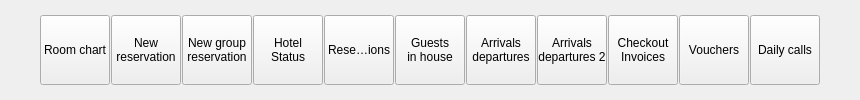
       <widget class="QWidget" name="w1" native="true">
        <property name="minimumSize">
         <size>
          <width>0</width>
          <height>0</height>
         </size>
        </property>
        <property name="maximumSize">
         <size>
          <width>16777215</width>
          <height>5555</height>
         </size>
        </property>
        <layout class="QHBoxLayout" name="horizontalLayout_4">
         <property name="spacing">
          <number>1</number>
         </property>
         <property name="leftMargin">
          <number>0</number>
         </property>
         <property name="topMargin">
          <number>0</number>
         </property>
         <property name="rightMargin">
          <number>0</number>
         </property>
         <property name="bottomMargin">
          <number>0</number>
         </property>
         <item>
          <spacer name="horizontalSpacer_5">
           <property name="orientation">
            <enum>Qt::Horizontal</enum>
           </property>
           <property name="sizeHint" stdset="0">
            <size>
             <width>40</width>
             <height>20</height>
            </size>
           </property>
          </spacer>
         </item>
         <item>
          <widget class="EToolbarButton" name="btnRoomChart">
           <property name="minimumSize">
            <size>
             <width>70</width>
             <height>70</height>
            </size>
           </property>
           <property name="maximumSize">
            <size>
             <width>70</width>
             <height>70</height>
            </size>
           </property>
           <property name="text">
            <string>Room chart</string>
           </property>
           <property name="icon">
            <iconset resource="res.qrc">
             <normaloff>:/images/analytics.png</normaloff>:/images/analytics.png</iconset>
           </property>
           <property name="iconSize">
            <size>
             <width>32</width>
             <height>32</height>
            </size>
           </property>
           <property name="toolButtonStyle">
            <enum>Qt::ToolButtonTextUnderIcon</enum>
           </property>
           <property name="arrowType">
            <enum>Qt::NoArrow</enum>
           </property>
           <property name="Tag" stdset="0">
            <string/>
           </property>
          </widget>
         </item>
         <item>
          <widget class="EToolbarButton" name="btnNewReservation">
           <property name="minimumSize">
            <size>
             <width>70</width>
             <height>70</height>
            </size>
           </property>
           <property name="maximumSize">
            <size>
             <width>70</width>
             <height>70</height>
            </size>
           </property>
           <property name="text">
            <string>New
reservation</string>
           </property>
           <property name="icon">
            <iconset resource="res.qrc">
             <normaloff>:/images/checkin.png</normaloff>:/images/checkin.png</iconset>
           </property>
           <property name="iconSize">
            <size>
             <width>32</width>
             <height>32</height>
            </size>
           </property>
           <property name="toolButtonStyle">
            <enum>Qt::ToolButtonTextUnderIcon</enum>
           </property>
           <property name="Tag" stdset="0">
            <string/>
           </property>
          </widget>
         </item>
         <item>
          <widget class="EToolbarButton" name="btnNewGroupResevation">
           <property name="minimumSize">
            <size>
             <width>70</width>
             <height>70</height>
            </size>
           </property>
           <property name="maximumSize">
            <size>
             <width>70</width>
             <height>70</height>
            </size>
           </property>
           <property name="text">
            <string>New group
reservation</string>
           </property>
           <property name="icon">
            <iconset resource="res.qrc">
             <normaloff>:/images/groupreservation.png</normaloff>:/images/groupreservation.png</iconset>
           </property>
           <property name="iconSize">
            <size>
             <width>32</width>
             <height>32</height>
            </size>
           </property>
           <property name="toolButtonStyle">
            <enum>Qt::ToolButtonTextUnderIcon</enum>
           </property>
           <property name="Tag" stdset="0">
            <string/>
           </property>
          </widget>
         </item>
         <item>
          <widget class="EToolbarButton" name="btnHotelStatus">
           <property name="minimumSize">
            <size>
             <width>70</width>
             <height>70</height>
            </size>
           </property>
           <property name="maximumSize">
            <size>
             <width>70</width>
             <height>70</height>
            </size>
           </property>
           <property name="text">
            <string>Hotel
Status</string>
           </property>
           <property name="icon">
            <iconset resource="res.qrc">
             <normaloff>:/images/info.png</normaloff>:/images/info.png</iconset>
           </property>
           <property name="iconSize">
            <size>
             <width>32</width>
             <height>32</height>
            </size>
           </property>
           <property name="toolButtonStyle">
            <enum>Qt::ToolButtonTextUnderIcon</enum>
           </property>
           <property name="arrowType">
            <enum>Qt::NoArrow</enum>
           </property>
           <property name="Tag" stdset="0">
            <string/>
           </property>
          </widget>
         </item>
         <item>
          <widget class="EToolbarButton" name="btnReservations">
           <property name="minimumSize">
            <size>
             <width>70</width>
             <height>70</height>
            </size>
           </property>
           <property name="maximumSize">
            <size>
             <width>70</width>
             <height>70</height>
            </size>
           </property>
           <property name="text">
            <string>Reservations</string>
           </property>
           <property name="icon">
            <iconset resource="res.qrc">
             <normaloff>:/images/bed.png</normaloff>:/images/bed.png</iconset>
           </property>
           <property name="iconSize">
            <size>
             <width>32</width>
             <height>32</height>
            </size>
           </property>
           <property name="toolButtonStyle">
            <enum>Qt::ToolButtonTextUnderIcon</enum>
           </property>
           <property name="Tag" stdset="0">
            <string/>
           </property>
          </widget>
         </item>
         <item>
          <widget class="EToolbarButton" name="btnInhouseGuest">
           <property name="minimumSize">
            <size>
             <width>70</width>
             <height>70</height>
            </size>
           </property>
           <property name="maximumSize">
            <size>
             <width>70</width>
             <height>70</height>
            </size>
           </property>
           <property name="text">
            <string>Guests 
in house</string>
           </property>
           <property name="icon">
            <iconset resource="res.qrc">
             <normaloff>:/images/bed.png</normaloff>:/images/bed.png</iconset>
           </property>
           <property name="iconSize">
            <size>
             <width>32</width>
             <height>32</height>
            </size>
           </property>
           <property name="toolButtonStyle">
            <enum>Qt::ToolButtonTextUnderIcon</enum>
           </property>
           <property name="Tag" stdset="0">
            <string/>
           </property>
          </widget>
         </item>
         <item>
          <widget class="EToolbarButton" name="btnArrivalDeparture">
           <property name="minimumSize">
            <size>
             <width>70</width>
             <height>70</height>
            </size>
           </property>
           <property name="maximumSize">
            <size>
             <width>70</width>
             <height>70</height>
            </size>
           </property>
           <property name="text">
            <string>Arrivals
departures</string>
           </property>
           <property name="icon">
            <iconset resource="res.qrc">
             <normaloff>:/images/arrival.png</normaloff>:/images/arrival.png</iconset>
           </property>
           <property name="iconSize">
            <size>
             <width>32</width>
             <height>32</height>
            </size>
           </property>
           <property name="toolButtonStyle">
            <enum>Qt::ToolButtonTextUnderIcon</enum>
           </property>
           <property name="Tag" stdset="0">
            <string/>
           </property>
          </widget>
         </item>
         <item>
          <widget class="EToolbarButton" name="btnArrivalDeparture_2">
           <property name="minimumSize">
            <size>
             <width>70</width>
             <height>70</height>
            </size>
           </property>
           <property name="maximumSize">
            <size>
             <width>70</width>
             <height>70</height>
            </size>
           </property>
           <property name="text">
            <string>Arrivals
departures 2</string>
           </property>
           <property name="icon">
            <iconset resource="res.qrc">
             <normaloff>:/images/arrival.png</normaloff>:/images/arrival.png</iconset>
           </property>
           <property name="iconSize">
            <size>
             <width>32</width>
             <height>32</height>
            </size>
           </property>
           <property name="toolButtonStyle">
            <enum>Qt::ToolButtonTextUnderIcon</enum>
           </property>
           <property name="Tag" stdset="0">
            <string/>
           </property>
          </widget>
         </item>
         <item>
          <widget class="EToolbarButton" name="btnCheckoutInvoices">
           <property name="minimumSize">
            <size>
             <width>70</width>
             <height>70</height>
            </size>
           </property>
           <property name="maximumSize">
            <size>
             <width>70</width>
             <height>70</height>
            </size>
           </property>
           <property name="text">
            <string>Checkout
Invoices</string>
           </property>
           <property name="icon">
            <iconset resource="res.qrc">
             <normaloff>:/images/invoice.png</normaloff>:/images/invoice.png</iconset>
           </property>
           <property name="iconSize">
            <size>
             <width>32</width>
             <height>32</height>
            </size>
           </property>
           <property name="toolButtonStyle">
            <enum>Qt::ToolButtonTextUnderIcon</enum>
           </property>
           <property name="arrowType">
            <enum>Qt::NoArrow</enum>
           </property>
           <property name="Tag" stdset="0">
            <string/>
           </property>
          </widget>
         </item>
         <item>
          <widget class="EToolbarButton" name="btnVauchers">
           <property name="minimumSize">
            <size>
             <width>70</width>
             <height>70</height>
            </size>
           </property>
           <property name="maximumSize">
            <size>
             <width>70</width>
             <height>70</height>
            </size>
           </property>
           <property name="text">
            <string>Vouchers</string>
           </property>
           <property name="icon">
            <iconset resource="res.qrc">
             <normaloff>:/images/file.png</normaloff>:/images/file.png</iconset>
           </property>
           <property name="iconSize">
            <size>
             <width>32</width>
             <height>32</height>
            </size>
           </property>
           <property name="toolButtonStyle">
            <enum>Qt::ToolButtonTextUnderIcon</enum>
           </property>
           <property name="arrowType">
            <enum>Qt::NoArrow</enum>
           </property>
           <property name="Tag" stdset="0">
            <string/>
           </property>
          </widget>
         </item>
         <item>
          <widget class="EToolbarButton" name="btnCallHistory">
           <property name="minimumSize">
            <size>
             <width>70</width>
             <height>70</height>
            </size>
           </property>
           <property name="maximumSize">
            <size>
             <width>70</width>
             <height>70</height>
            </size>
           </property>
           <property name="text">
            <string>Daily calls</string>
           </property>
           <property name="icon">
            <iconset resource="res.qrc">
             <normaloff>:/images/phone-call.png</normaloff>:/images/phone-call.png</iconset>
           </property>
           <property name="iconSize">
            <size>
             <width>32</width>
             <height>32</height>
            </size>
           </property>
           <property name="toolButtonStyle">
            <enum>Qt::ToolButtonTextUnderIcon</enum>
           </property>
           <property name="Tag" stdset="0">
            <string/>
           </property>
          </widget>
         </item>
         <item>
          <spacer name="horizontalSpacer_2">
           <property name="orientation">
            <enum>Qt::Horizontal</enum>
           </property>
           <property name="sizeHint" stdset="0">
            <size>
             <width>40</width>
             <height>20</height>
            </size>
           </property>
          </spacer>
         </item>
        </layout>
       </widget>
